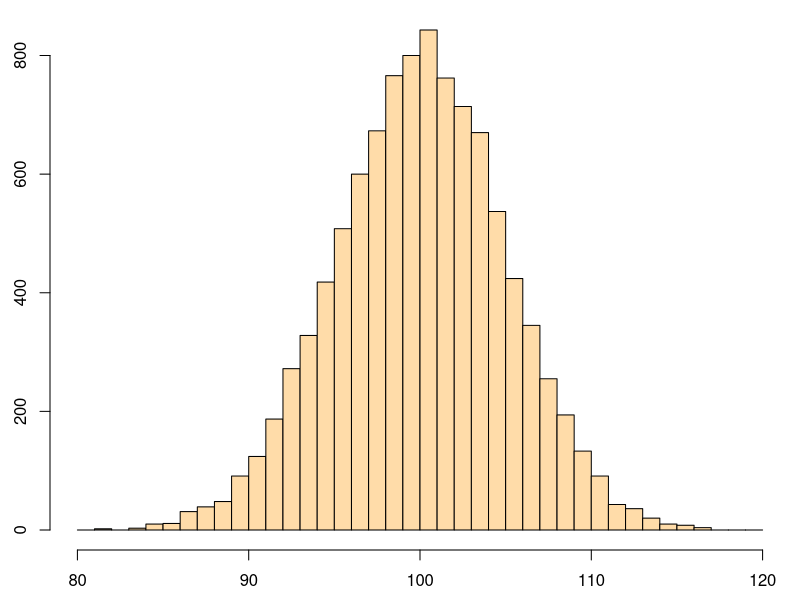

Generate this figure with R:
set.seed(26);

mean_ <- 100
sd_   <-   5;

#
#  Generaate 10000 normal distributed values
#
n <- rnorm(10000, mean_, sd_);

from_ <-  80;
to_   <- 120;
breaks_ <- seq(from_, to_, by = 1);

#
#  Plot the values' frequency
#
# par(mar = c(2,2,0,0));
par(mar = c(2.5, 2.5, 0.5, 0.5));

hist_ <- hist(n,
     breaks =  breaks_,
     col    ='#ffdca9',
     main   =  NULL
);
